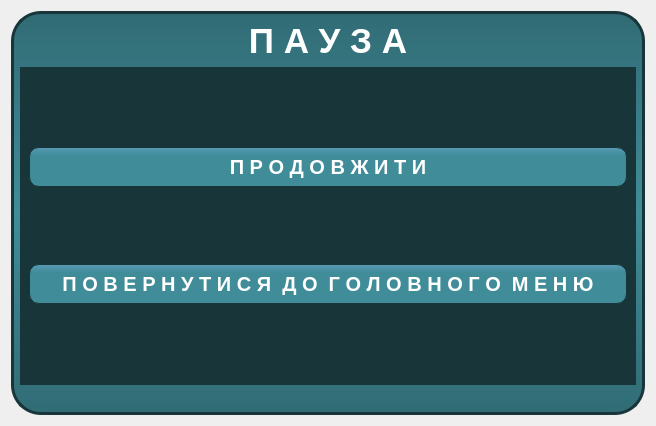
<?xml version="1.0" encoding="UTF-8"?>
<ui version="4.0">
 <class>pauseform</class>
 <widget class="QDialog" name="pauseform">
  <property name="windowModality">
   <enum>Qt::WindowModal</enum>
  </property>
  <property name="geometry">
   <rect>
    <x>0</x>
    <y>0</y>
    <width>656</width>
    <height>426</height>
   </rect>
  </property>
  <property name="focusPolicy">
   <enum>Qt::NoFocus</enum>
  </property>
  <property name="windowTitle">
   <string>Dialog</string>
  </property>
  <property name="modal">
   <bool>true</bool>
  </property>
  <layout class="QGridLayout" name="gridLayout_2">
   <item row="1" column="0">
    <widget class="QWidget" name="BackGround1" native="true">
     <property name="styleSheet">
      <string notr="true">QWidget#BackGround1 {
	background: qlineargradient(spread:pad, x1:0.5, y1:0, x2:0.5, y2:1, stop:0 rgba(49, 108, 117, 255), stop:0.5 rgba(64, 140, 153, 255), stop:1 rgba(49, 108, 117, 255));
	border-style: solid;
	border-width: 3px;
	border-color: rgb(24, 54, 58);
	border-radius: 30px;
	font-family: &quot;Arial&quot;;
	font-size: 20px;
	font-weight: bold;
	color: #fff;
}</string>
     </property>
     <layout class="QGridLayout" name="BackGround">
      <property name="leftMargin">
       <number>9</number>
      </property>
      <property name="topMargin">
       <number>10</number>
      </property>
      <property name="rightMargin">
       <number>9</number>
      </property>
      <property name="bottomMargin">
       <number>30</number>
      </property>
      <item row="0" column="0">
       <widget class="QLabel" name="label">
        <property name="sizePolicy">
         <sizepolicy hsizetype="Preferred" vsizetype="Maximum">
          <horstretch>0</horstretch>
          <verstretch>0</verstretch>
         </sizepolicy>
        </property>
        <property name="font">
         <font>
          <family>Arial</family>
          <pointsize>26</pointsize>
          <weight>75</weight>
          <bold>true</bold>
         </font>
        </property>
        <property name="styleSheet">
         <string notr="true">color:#fff</string>
        </property>
        <property name="text">
         <string>П А У З А</string>
        </property>
        <property name="alignment">
         <set>Qt::AlignCenter</set>
        </property>
       </widget>
      </item>
      <item row="1" column="0">
       <widget class="QWidget" name="GridLayout" native="true">
        <property name="focusPolicy">
         <enum>Qt::NoFocus</enum>
        </property>
        <property name="styleSheet">
         <string notr="true">border : 0px solid blue;
border-top : 3px solid rgb(24, 54, 58);
background-color: rgb(24, 54, 58);</string>
        </property>
        <layout class="QGridLayout" name="gridLayout">
         <property name="leftMargin">
          <number>9</number>
         </property>
         <property name="topMargin">
          <number>9</number>
         </property>
         <property name="rightMargin">
          <number>9</number>
         </property>
         <property name="bottomMargin">
          <number>9</number>
         </property>
         <item row="0" column="0">
          <widget class="QPushButton" name="backButton">
           <property name="minimumSize">
            <size>
             <width>300</width>
             <height>40</height>
            </size>
           </property>
           <property name="cursor">
            <cursorShape>PointingHandCursor</cursorShape>
           </property>
           <property name="styleSheet">
            <string notr="true"> QPushButton {
     background: qlineargradient(spread:pad, x1:0.5, y1:0, x2:0.5, y2:1, stop:0 rgba(89, 155, 179, 255), stop:0.2 rgba(64, 140, 153, 255));
	border-style: solid;
	border-width: 1px;
	border-color: rgb(24, 54, 58);
	border-radius: 10px;
	font-family: &quot;Arial&quot;;
	font-size: 20px;
	font-weight: bold;
	color: #fff;
 }
 QPushButton:hover {
     background: qlineargradient(spread:pad, x1:0.5, y1:1, x2:0.5, y2:0.011, stop:0 rgba(89, 155, 179, 255), stop:0.2 rgba(64, 140, 153, 255));
 }
 QPushButton:pressed {
     background: qlineargradient(spread:pad, x1:0.5, y1:0, x2:0.5, y2:1, stop:0 rgba(49, 108, 117, 255), stop:0.2 rgba(64, 140, 153, 255));
 }</string>
           </property>
           <property name="text">
            <string>П Р О Д О В Ж И Т И</string>
           </property>
          </widget>
         </item>
         <item row="1" column="0">
          <widget class="QPushButton" name="menuButton">
           <property name="minimumSize">
            <size>
             <width>300</width>
             <height>40</height>
            </size>
           </property>
           <property name="cursor">
            <cursorShape>PointingHandCursor</cursorShape>
           </property>
           <property name="styleSheet">
            <string notr="true"> QPushButton {
     background: qlineargradient(spread:pad, x1:0.5, y1:0, x2:0.5, y2:1, stop:0 rgba(89, 155, 179, 255), stop:0.2 rgba(64, 140, 153, 255));
	border-style: solid;
	border-width: 1px;
	border-color: rgb(24, 54, 58);
	border-radius: 10px;
	font-family: &quot;Arial&quot;;
	font-size: 20px;
	font-weight: bold;
	color: #fff;
 }
 QPushButton:hover {
     background: qlineargradient(spread:pad, x1:0.5, y1:1, x2:0.5, y2:0.011, stop:0 rgba(89, 155, 179, 255), stop:0.2 rgba(64, 140, 153, 255));
 }
 QPushButton:pressed {
     background: qlineargradient(spread:pad, x1:0.5, y1:0, x2:0.5, y2:1, stop:0 rgba(49, 108, 117, 255), stop:0.2 rgba(64, 140, 153, 255));
 }</string>
           </property>
           <property name="text">
            <string>П О В Е Р Н У Т И С Я  Д О  Г О Л О В Н О Г О  М Е Н Ю</string>
           </property>
          </widget>
         </item>
        </layout>
       </widget>
      </item>
     </layout>
    </widget>
   </item>
  </layout>
 </widget>
 <resources/>
 <connections/>
</ui>
